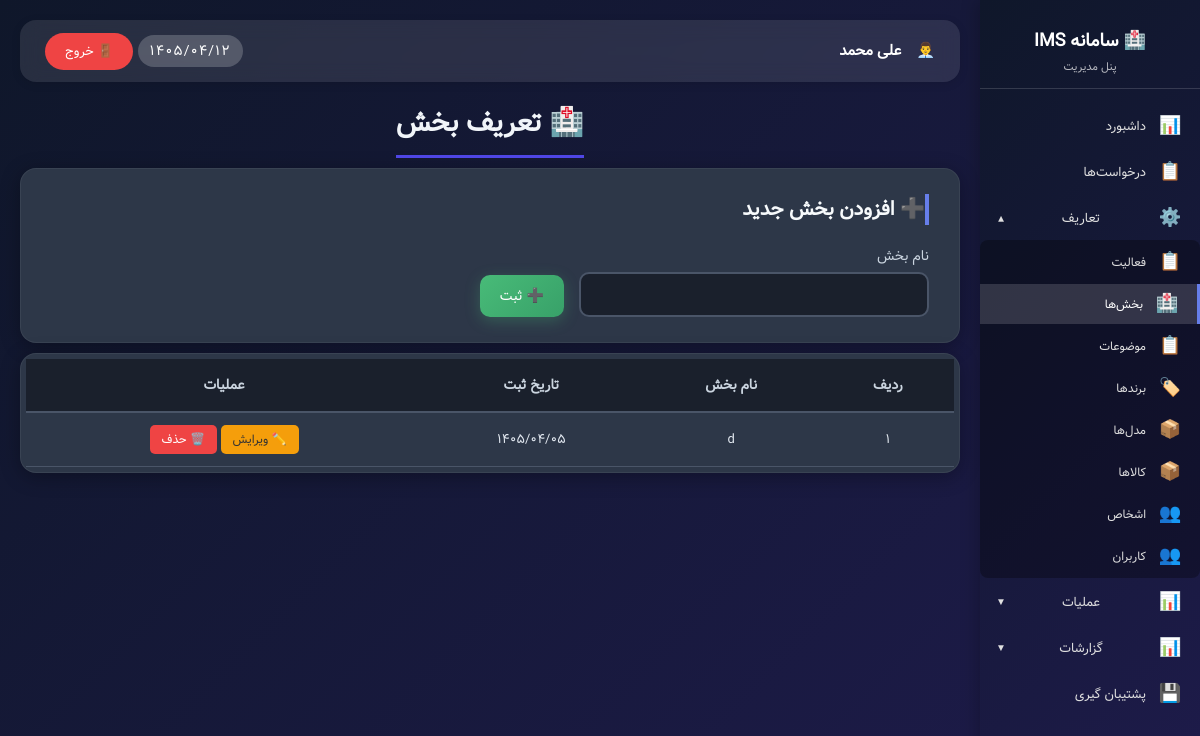
The app's page /admin_departments.php (signed in), older data.
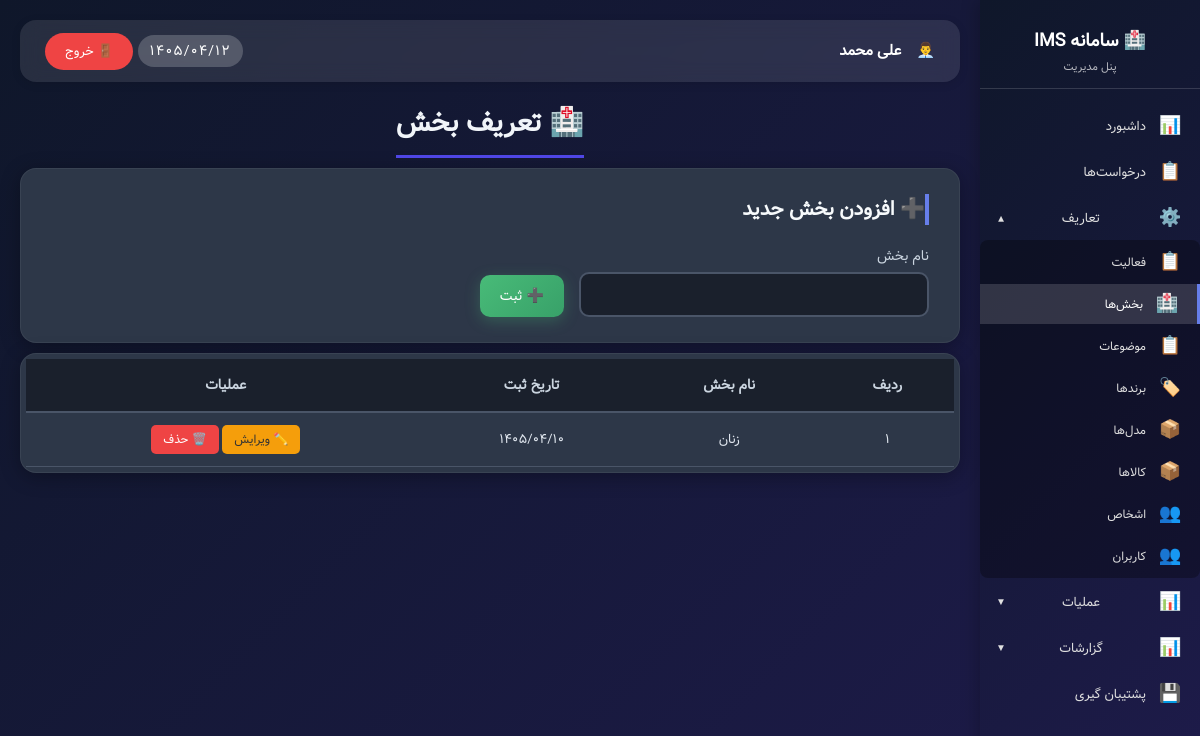
The same page, newer data.
### tables this page shows
CREATE TABLE `departments` (
  `id` int NOT NULL AUTO_INCREMENT,
  `name` varchar(100) NOT NULL,
  `status` enum('active','inactive') DEFAULT 'active',
  `created_at` varchar(50) DEFAULT NULL,
  PRIMARY KEY (`id`)
);

### functions.php (called while the page is built, shortened)
<?php
function hasPermission($permission_key) {
    if (isset($_SESSION['user_id']) && $_SESSION['user_id'] == 1) {
        return true;
    }
    return true;
}
function canEditDepartments() { return hasPermission('departments_edit'); }
function canDeleteDepartments() { return hasPermission('departments_delete'); }
?>

### assets/jdf.php (called while the page is built, shortened)
<?php
function fa_number($number) {
    $persian = ['۰', '۱', '۲', '۳', '۴', '۵', '۶', '۷', '۸', '۹'];
    $english = ['0', '1', '2', '3', '4', '5', '6', '7', '8', '9'];
    return str_replace($english, $persian, $number);
}
?>

### admin_departments.php (the view, shortened to what the changed rows need)
<?php
require_once 'config/config.php';
require_once 'assets/jdf.php';
require_once 'functions.php';
$db = getDB();
$departments = $db->query("SELECT * FROM departments ORDER BY name ASC")->fetchAll();
?>
<!DOCTYPE html>
<html lang="fa" dir="rtl">
<head>
</head>
<body>
<div class="admin-wrapper">
    <?php include 'sidebar.php'; ?>
    <div class="main-content">
        <div class="main-title"><h1>🏥 تعریف بخش</h1></div>
        <?php if(canEditDepartments()): ?>
            <div class="add-card"><h2>➕ افزودن بخش جدید</h2>
            </div>
        <?php endif; ?>
        <div class="departments-table data-table">
            <table>
                <thead>
                <tr>
                    <th>ردیف</th>
                    <th>نام بخش</th>
                    <th>تاریخ ثبت</th>
                    <th>عملیات</th>
                </tr>
                </thead>
                <tbody>
                <?php if (empty($departments)): ?>
                    <tr>
                        <td colspan="4" style="text-align: center; padding: 40px;">
                            🏥 هیچ بخشی ثبت نشده است
                            </td>
                    </tr>
                <?php else: ?>
                    <?php $i = 1; foreach ($departments as $department): ?>
                        <tr id="department_<?php echo $department['id']; ?>">
                            <td><?php echo fa_number($i); ?></td>
                            <td class="dept-name"><?php echo htmlspecialchars($department['name']); ?></td>
                            <td class="date-ltr"><?php echo fa_number(htmlspecialchars($department['created_at'])); ?></td>
                            <td class="action-buttons">
                                <?php if (canEditDepartments()): ?>
                                    <button class="edit-btn" onclick='openEditModal(<?php echo $department['id']; ?>)'>✏️ ویرایش</button>
                                <?php endif; ?>
                                <?php if (canDeleteDepartments()): ?>
                                    <button class="delete-btn" onclick="confirmDelete(<?php echo $department['id']; ?>, '<?php echo htmlspecialchars($department['name']); ?>')">🗑️ حذف</button>
                                <?php endif; ?>
                            </td>
                        </tr>
                        <?php $i++; ?>
                    <?php endforeach; ?>
                <?php endif; ?>
                </tbody>
            </table>
        </div>
    </div>
</div>
</body>
</html>

Row changes from the older to the newer data that the page shows:
removed departments: i "۱", name "d", created_at "۱۴۰۵/۰۴/۰۵"
added departments: i "۱", name "زنان", created_at "۱۴۰۵/۰۴/۱۰"
